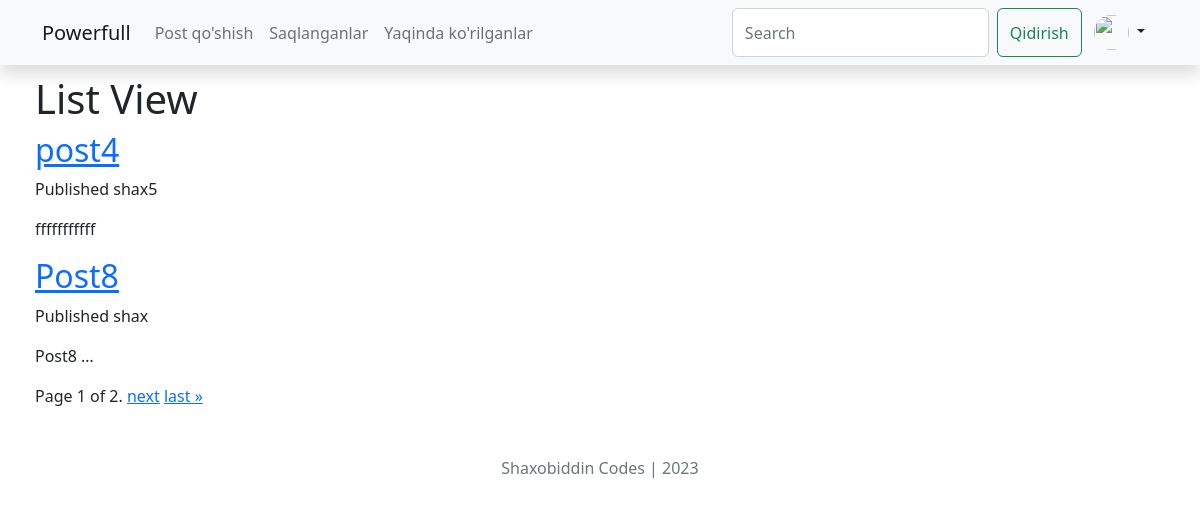
The app's page / (signed in) with its own data.
### blog/models.py (models this page shows, shortened)
class Post(models.Model):
    class Status(models.TextChoices):
        DRAFT = 'DF', 'Draft'
        PUBLISHED = 'PB', 'Published'
    title = models.CharField(max_length=200)
    slug = models.SlugField(max_length=200, unique_for_date='publish')
    author = models.ForeignKey(User, on_delete=models.CASCADE,
                               related_name='blog_posts')
    body = models.TextField()
    publish = models.DateTimeField(default=timezone.now)
    created = models.DateTimeField(auto_now_add=True)
    updated = models.DateTimeField(auto_now=True)
    status = models.CharField(max_length=2,
                              choices=Status.choices,
                              default=Status.DRAFT)
    objects = models.Manager()  # defoult manager
    published = PuplishedManager()  # custom manager
    class Meta:
        ordering = ['-publish']
        indexes = [
            models.Index(fields=['-publish']),
        ]
    def get_absolute_url(self):
        return reverse('blog:post_detail', args=[self.publish.year,
                                                 self.publish.month,
                                                 self.publish.day,
                                                 self.slug
                                                 ])

### blog/views.py (the view)
# urls.py: path('',PostListView.as_view(), name='post_list'),
class PostListView(ListView):
    queryset = Post.published.all()
    context_object_name = 'posts'
    paginate_by = 2
    template_name = 'blog/post/list.html'

### templates/blog/post/list.html (shortened to what this page needs)
{% extends "blog/base.html"%}
{% block content%}
<h1> List View</h1>
    {% for post in posts %}
        <h2>
            <a href="{{ post.get_absolute_url }}">
                {{post.title}}
            </a>
        </h2>
        <p>
            Published {{post.author}}
        </p>
        {{post.body | truncatewords:1 | linebreaks}}
    {% endfor %}
<div class="pagination">
    <span class="step-links">
        <span class="current">
            Page {{ page_obj.number }} of {{ page_obj.paginator.num_pages }}.
        </span>
        {% if page_obj.has_next %}
            <a href="?page={{ page_obj.next_page_number }}">next</a>
            <a href="?page={{ page_obj.paginator.num_pages }}">last &raquo;</a>
        {% endif %}
    </span>
</div>
{% endblock %}

### records on screen
Post: title "post4", author "shax5", body "fffffffffff"
Post: title "Post8", author "shax", body "Post8 …"

### other values on screen
{{ page_obj.number }} "1"
{{ page_obj.paginator.num_pages }} "2"
